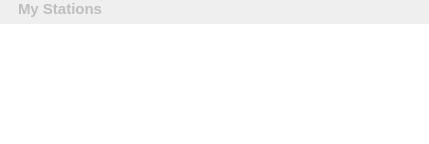
<ui version="4.0" >
 <class>MyStations</class>
 <widget class="QWidget" name="MyStations" >
  <property name="geometry" >
   <rect>
    <x>0</x>
    <y>0</y>
    <width>429</width>
    <height>144</height>
   </rect>
  </property>
  <property name="windowTitle" >
   <string>Form</string>
  </property>
  <layout class="QVBoxLayout" name="verticalLayout" >
   <property name="margin" >
    <number>0</number>
   </property>
   <item>
    <widget class="QLabel" name="label" >
     <property name="enabled" >
      <bool>false</bool>
     </property>
     <property name="font" >
      <font>
       <pointsize>11</pointsize>
       <weight>75</weight>
       <bold>true</bold>
      </font>
     </property>
     <property name="text" >
      <string>My Stations</string>
     </property>
     <property name="margin" >
      <number>0</number>
     </property>
     <property name="indent" >
      <number>18</number>
     </property>
    </widget>
   </item>
   <item>
    <widget class="QListWidget" name="list" >
     <property name="enabled" >
      <bool>true</bool>
     </property>
     <property name="font" >
      <font>
       <pointsize>10</pointsize>
       <weight>75</weight>
       <bold>true</bold>
      </font>
     </property>
     <property name="focusPolicy" >
      <enum>Qt::NoFocus</enum>
     </property>
     <property name="frameShape" >
      <enum>QFrame::NoFrame</enum>
     </property>
     <property name="frameShadow" >
      <enum>QFrame::Plain</enum>
     </property>
     <property name="horizontalScrollBarPolicy" >
      <enum>Qt::ScrollBarAlwaysOff</enum>
     </property>
     <property name="autoScroll" >
      <bool>false</bool>
     </property>
     <property name="editTriggers" >
      <set>QAbstractItemView::NoEditTriggers</set>
     </property>
     <property name="dragEnabled" >
      <bool>false</bool>
     </property>
     <property name="dragDropOverwriteMode" >
      <bool>false</bool>
     </property>
     <property name="dragDropMode" >
      <enum>QAbstractItemView::NoDragDrop</enum>
     </property>
     <property name="alternatingRowColors" >
      <bool>false</bool>
     </property>
     <property name="selectionMode" >
      <enum>QAbstractItemView::SingleSelection</enum>
     </property>
     <property name="iconSize" >
      <size>
       <width>19</width>
       <height>14</height>
      </size>
     </property>
     <property name="textElideMode" >
      <enum>Qt::ElideNone</enum>
     </property>
     <property name="verticalScrollMode" >
      <enum>QAbstractItemView::ScrollPerItem</enum>
     </property>
     <property name="horizontalScrollMode" >
      <enum>QAbstractItemView::ScrollPerItem</enum>
     </property>
     <property name="movement" >
      <enum>QListView::Static</enum>
     </property>
     <property name="flow" >
      <enum>QListView::LeftToRight</enum>
     </property>
     <property name="isWrapping" stdset="0" >
      <bool>true</bool>
     </property>
     <property name="resizeMode" >
      <enum>QListView::Adjust</enum>
     </property>
     <property name="layoutMode" >
      <enum>QListView::SinglePass</enum>
     </property>
     <property name="spacing" >
      <number>11</number>
     </property>
     <property name="viewMode" >
      <enum>QListView::ListMode</enum>
     </property>
     <property name="modelColumn" >
      <number>0</number>
     </property>
     <property name="uniformItemSizes" >
      <bool>true</bool>
     </property>
     <property name="batchSize" >
      <number>100</number>
     </property>
     <property name="wordWrap" >
      <bool>false</bool>
     </property>
     <property name="selectionRectVisible" >
      <bool>false</bool>
     </property>
     <property name="sortingEnabled" >
      <bool>false</bool>
     </property>
    </widget>
   </item>
  </layout>
 </widget>
 <resources>
  <include location="../qrc/client.qrc" />
 </resources>
 <connections/>
</ui>
